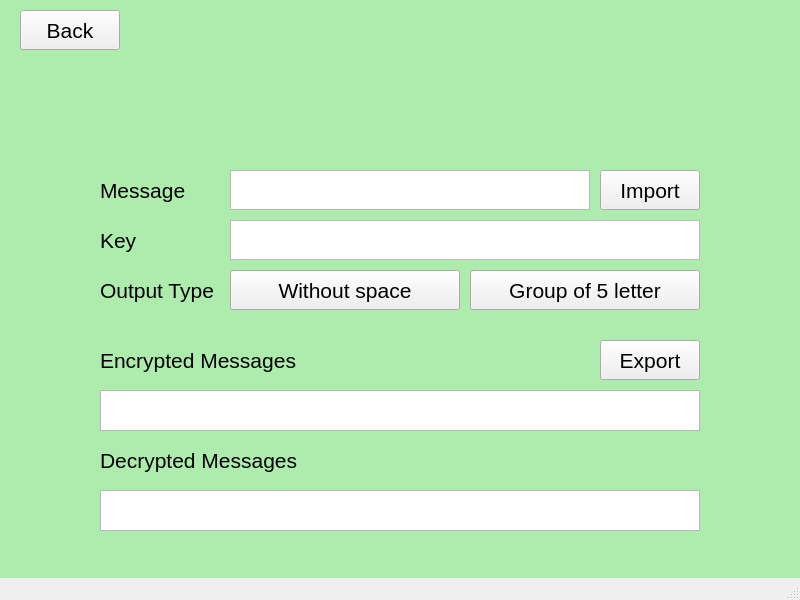
<?xml version="1.0" encoding="UTF-8"?>
<ui version="4.0">
 <class>MainWindow</class>
 <widget class="QMainWindow" name="MainWindow">
  <property name="geometry">
   <rect>
    <x>0</x>
    <y>0</y>
    <width>800</width>
    <height>600</height>
   </rect>
  </property>
  <property name="windowTitle">
   <string>MainWindow</string>
  </property>
  <widget class="QWidget" name="centralwidget">
   <widget class="QLabel" name="label">
    <property name="geometry">
     <rect>
      <x>100</x>
      <y>170</y>
      <width>130</width>
      <height>40</height>
     </rect>
    </property>
    <property name="font">
     <font>
      <pointsize>16</pointsize>
     </font>
    </property>
    <property name="text">
     <string>Message</string>
    </property>
   </widget>
   <widget class="QLabel" name="label_2">
    <property name="geometry">
     <rect>
      <x>100</x>
      <y>220</y>
      <width>130</width>
      <height>40</height>
     </rect>
    </property>
    <property name="font">
     <font>
      <pointsize>16</pointsize>
     </font>
    </property>
    <property name="text">
     <string>Key</string>
    </property>
   </widget>
   <widget class="QTextEdit" name="textEdit">
    <property name="geometry">
     <rect>
      <x>230</x>
      <y>170</y>
      <width>360</width>
      <height>40</height>
     </rect>
    </property>
    <property name="font">
     <font>
      <pointsize>-1</pointsize>
     </font>
    </property>
    <property name="styleSheet">
     <string notr="true">font-size:18px</string>
    </property>
    <property name="html">
     <string>&lt;!DOCTYPE HTML PUBLIC &quot;-//W3C//DTD HTML 4.0//EN&quot; &quot;http://www.w3.org/TR/REC-html40/strict.dtd&quot;&gt;
&lt;html&gt;&lt;head&gt;&lt;meta name=&quot;qrichtext&quot; content=&quot;1&quot; /&gt;&lt;style type=&quot;text/css&quot;&gt;
p, li { white-space: pre-wrap; }
&lt;/style&gt;&lt;/head&gt;&lt;body style=&quot; font-family:'MS Shell Dlg 2'; font-size:18px; font-weight:400; font-style:normal;&quot;&gt;
&lt;p style=&quot;-qt-paragraph-type:empty; margin-top:0px; margin-bottom:0px; margin-left:0px; margin-right:0px; -qt-block-indent:0; text-indent:0px; font-size:8.25pt;&quot;&gt;&lt;br /&gt;&lt;/p&gt;&lt;/body&gt;&lt;/html&gt;</string>
    </property>
   </widget>
   <widget class="QTextEdit" name="textEdit_2">
    <property name="geometry">
     <rect>
      <x>230</x>
      <y>220</y>
      <width>470</width>
      <height>40</height>
     </rect>
    </property>
    <property name="font">
     <font>
      <pointsize>-1</pointsize>
     </font>
    </property>
    <property name="styleSheet">
     <string notr="true">font-size:18px</string>
    </property>
    <property name="html">
     <string>&lt;!DOCTYPE HTML PUBLIC &quot;-//W3C//DTD HTML 4.0//EN&quot; &quot;http://www.w3.org/TR/REC-html40/strict.dtd&quot;&gt;
&lt;html&gt;&lt;head&gt;&lt;meta name=&quot;qrichtext&quot; content=&quot;1&quot; /&gt;&lt;style type=&quot;text/css&quot;&gt;
p, li { white-space: pre-wrap; }
&lt;/style&gt;&lt;/head&gt;&lt;body style=&quot; font-family:'MS Shell Dlg 2'; font-size:18px; font-weight:400; font-style:normal;&quot;&gt;
&lt;p style=&quot;-qt-paragraph-type:empty; margin-top:0px; margin-bottom:0px; margin-left:0px; margin-right:0px; -qt-block-indent:0; text-indent:0px; font-size:8.25pt;&quot;&gt;&lt;br /&gt;&lt;/p&gt;&lt;/body&gt;&lt;/html&gt;</string>
    </property>
   </widget>
   <widget class="QTextBrowser" name="textBrowser">
    <property name="geometry">
     <rect>
      <x>100</x>
      <y>390</y>
      <width>600</width>
      <height>41</height>
     </rect>
    </property>
    <property name="styleSheet">
     <string notr="true">font-size:18px</string>
    </property>
    <property name="html">
     <string>&lt;!DOCTYPE HTML PUBLIC &quot;-//W3C//DTD HTML 4.0//EN&quot; &quot;http://www.w3.org/TR/REC-html40/strict.dtd&quot;&gt;
&lt;html&gt;&lt;head&gt;&lt;meta name=&quot;qrichtext&quot; content=&quot;1&quot; /&gt;&lt;style type=&quot;text/css&quot;&gt;
p, li { white-space: pre-wrap; }
&lt;/style&gt;&lt;/head&gt;&lt;body style=&quot; font-family:'MS Shell Dlg 2'; font-size:18px; font-weight:400; font-style:normal;&quot;&gt;
&lt;p style=&quot;-qt-paragraph-type:empty; margin-top:0px; margin-bottom:0px; margin-left:0px; margin-right:0px; -qt-block-indent:0; text-indent:0px; font-size:16pt;&quot;&gt;&lt;br /&gt;&lt;/p&gt;&lt;/body&gt;&lt;/html&gt;</string>
    </property>
   </widget>
   <widget class="QPushButton" name="pushButton">
    <property name="geometry">
     <rect>
      <x>230</x>
      <y>270</y>
      <width>230</width>
      <height>40</height>
     </rect>
    </property>
    <property name="font">
     <font>
      <pointsize>16</pointsize>
     </font>
    </property>
    <property name="text">
     <string>Without space</string>
    </property>
   </widget>
   <widget class="QPushButton" name="pushButton_2">
    <property name="geometry">
     <rect>
      <x>470</x>
      <y>270</y>
      <width>230</width>
      <height>40</height>
     </rect>
    </property>
    <property name="font">
     <font>
      <pointsize>16</pointsize>
     </font>
    </property>
    <property name="text">
     <string>Group of 5 letter</string>
    </property>
   </widget>
   <widget class="QLabel" name="label_3">
    <property name="geometry">
     <rect>
      <x>100</x>
      <y>270</y>
      <width>130</width>
      <height>40</height>
     </rect>
    </property>
    <property name="font">
     <font>
      <pointsize>16</pointsize>
     </font>
    </property>
    <property name="text">
     <string>Output Type</string>
    </property>
   </widget>
   <widget class="QLabel" name="label_4">
    <property name="geometry">
     <rect>
      <x>100</x>
      <y>340</y>
      <width>201</width>
      <height>40</height>
     </rect>
    </property>
    <property name="font">
     <font>
      <pointsize>16</pointsize>
     </font>
    </property>
    <property name="text">
     <string>Encrypted Messages</string>
    </property>
   </widget>
   <widget class="QTextBrowser" name="textBrowser_2">
    <property name="geometry">
     <rect>
      <x>100</x>
      <y>490</y>
      <width>600</width>
      <height>41</height>
     </rect>
    </property>
    <property name="styleSheet">
     <string notr="true">font-size:18px</string>
    </property>
    <property name="html">
     <string>&lt;!DOCTYPE HTML PUBLIC &quot;-//W3C//DTD HTML 4.0//EN&quot; &quot;http://www.w3.org/TR/REC-html40/strict.dtd&quot;&gt;
&lt;html&gt;&lt;head&gt;&lt;meta name=&quot;qrichtext&quot; content=&quot;1&quot; /&gt;&lt;style type=&quot;text/css&quot;&gt;
p, li { white-space: pre-wrap; }
&lt;/style&gt;&lt;/head&gt;&lt;body style=&quot; font-family:'MS Shell Dlg 2'; font-size:18px; font-weight:400; font-style:normal;&quot;&gt;
&lt;p style=&quot;-qt-paragraph-type:empty; margin-top:0px; margin-bottom:0px; margin-left:0px; margin-right:0px; -qt-block-indent:0; text-indent:0px; font-size:16pt;&quot;&gt;&lt;br /&gt;&lt;/p&gt;&lt;/body&gt;&lt;/html&gt;</string>
    </property>
   </widget>
   <widget class="QLabel" name="label_5">
    <property name="geometry">
     <rect>
      <x>100</x>
      <y>440</y>
      <width>201</width>
      <height>40</height>
     </rect>
    </property>
    <property name="font">
     <font>
      <pointsize>16</pointsize>
     </font>
    </property>
    <property name="text">
     <string>Decrypted Messages</string>
    </property>
   </widget>
   <widget class="QPushButton" name="pushButton_3">
    <property name="geometry">
     <rect>
      <x>600</x>
      <y>170</y>
      <width>100</width>
      <height>40</height>
     </rect>
    </property>
    <property name="font">
     <font>
      <pointsize>16</pointsize>
     </font>
    </property>
    <property name="text">
     <string>Import</string>
    </property>
   </widget>
   <widget class="QLabel" name="label_6">
    <property name="geometry">
     <rect>
      <x>30</x>
      <y>60</y>
      <width>740</width>
      <height>80</height>
     </rect>
    </property>
    <property name="font">
     <font>
      <pointsize>48</pointsize>
     </font>
    </property>
    <property name="text">
     <string/>
    </property>
    <property name="alignment">
     <set>Qt::AlignCenter</set>
    </property>
   </widget>
   <widget class="QPushButton" name="pushButton_4">
    <property name="geometry">
     <rect>
      <x>600</x>
      <y>340</y>
      <width>100</width>
      <height>40</height>
     </rect>
    </property>
    <property name="font">
     <font>
      <pointsize>16</pointsize>
     </font>
    </property>
    <property name="text">
     <string>Export</string>
    </property>
   </widget>
   <widget class="QPushButton" name="pushButton_5">
    <property name="geometry">
     <rect>
      <x>20</x>
      <y>10</y>
      <width>100</width>
      <height>40</height>
     </rect>
    </property>
    <property name="font">
     <font>
      <pointsize>16</pointsize>
     </font>
    </property>
    <property name="text">
     <string>Back</string>
    </property>
   </widget>
   <widget class="QWidget" name="widget" native="true">
    <property name="geometry">
     <rect>
      <x>0</x>
      <y>0</y>
      <width>800</width>
      <height>600</height>
     </rect>
    </property>
    <property name="styleSheet">
     <string notr="true">background-color: rgb(174, 236, 173);</string>
    </property>
   </widget>
   <zorder>widget</zorder>
   <zorder>label</zorder>
   <zorder>label_2</zorder>
   <zorder>textEdit</zorder>
   <zorder>textEdit_2</zorder>
   <zorder>textBrowser</zorder>
   <zorder>pushButton</zorder>
   <zorder>pushButton_2</zorder>
   <zorder>label_3</zorder>
   <zorder>label_4</zorder>
   <zorder>textBrowser_2</zorder>
   <zorder>label_5</zorder>
   <zorder>pushButton_3</zorder>
   <zorder>label_6</zorder>
   <zorder>pushButton_4</zorder>
   <zorder>pushButton_5</zorder>
  </widget>
  <widget class="QStatusBar" name="statusbar"/>
  <widget class="QMenuBar" name="menubar">
   <property name="geometry">
    <rect>
     <x>0</x>
     <y>0</y>
     <width>800</width>
     <height>21</height>
    </rect>
   </property>
  </widget>
 </widget>
 <resources/>
 <connections/>
</ui>
